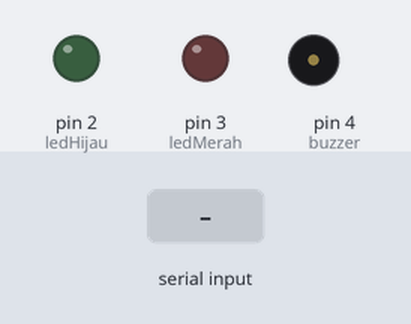
A sketch run on a simulated Arduino Uno, built with avr-gcc and run on an emulated ATmega328P. Shown: output pins drawn as LEDs (lit = HIGH), buzzer (waves = sounding, pin HIGH). The test bench sets the inputs (shaded band).

Above: at 1.2 s.
1.3 s: "1" received over Serial
At 1.7 s:
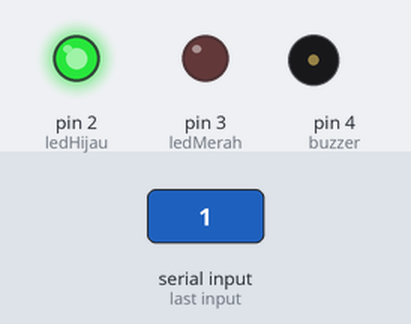
2.8 s: "0" received over Serial
At 4.0 s:
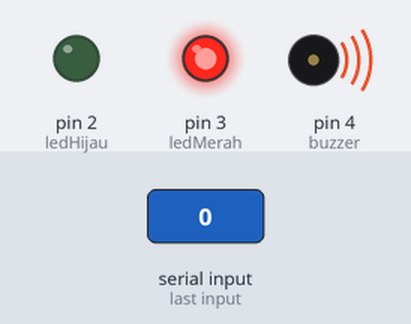
Timing chart, 0 to 5.8 s (numbered marks = the images above; inputs shaded):
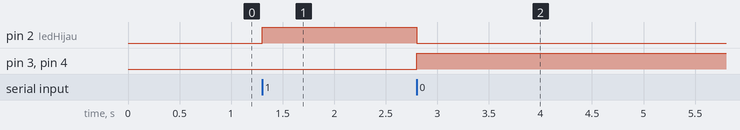

Measured:
- after the input at 1.3 s, pin 2 (ledHijau): LOW → HIGH at once
- after the input at 2.8 s, pin 2 (ledHijau): HIGH → LOW at once; pin 3 (ledMerah), pin 4 (buzzer): LOW → HIGH at once

The sketch:

arduino.ino
```cpp
#define ledHijau 2
#define ledMerah 3
#define buzzer 4

void setup() {
  // Inisialisasi pin sebagai OUTPUT
  pinMode(ledHijau, OUTPUT);
  pinMode(ledMerah, OUTPUT);
  pinMode(buzzer, OUTPUT);

  // Inisialisasi komunikasi serial
  Serial.begin(9600);
}

void loop() {
  // Jika ada data serial yang diterima
  if (Serial.available() > 0) {
    char data = Serial.read();  // Membaca data yang dikirim dari Python

    if (data == '1') {
      // Masker terdeteksi, LED hijau ON, LED merah OFF, buzzer OFF
      digitalWrite(ledHijau, HIGH);
      digitalWrite(ledMerah, LOW);
      digitalWrite(buzzer, LOW);
    } else if (data == '0') {
      // Masker tidak terdeteksi, LED hijau OFF, LED merah ON, buzzer ON
      digitalWrite(ledHijau, LOW);
      digitalWrite(ledMerah, HIGH);
      digitalWrite(buzzer, HIGH);
    }
  }
}
```
